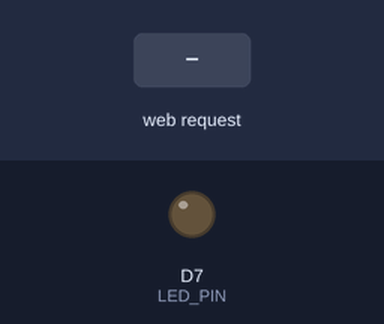
The sketch below on a simulated ESP8266 (NodeMCU). On the bench: output pins drawn as LEDs (lit = HIGH). The inputs (shaded band) are chosen by the test bench. WiFi joins after 1.5 s; servers stay silent unless stated; what the sketch prints to the serial monitor is not drawn.

Above: at 2.7 s.
2.8 s: HTTP request GET /ledon received
At 3.7 s:
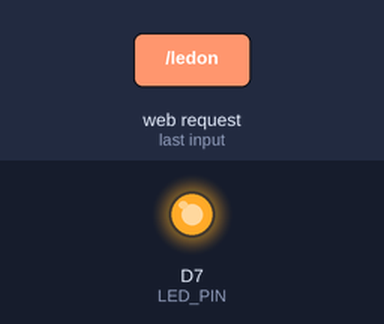
4.3 s: HTTP request GET /ledoff received
At 4.9 s:
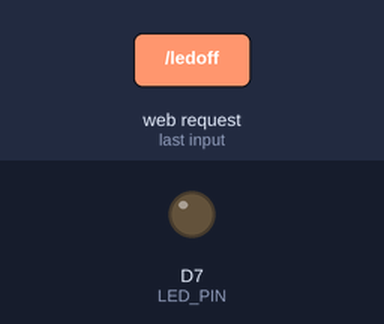
Timing chart, 0 to 7.3 s (numbered marks = the images above; inputs shaded):
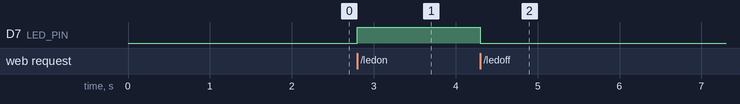

Measured:
- after the input at 2.8 s, D7 (LED_PIN): LOW → HIGH at once
- after the input at 4.3 s, D7 (LED_PIN): HIGH → LOW at once

The sketch:

ESP2866_WebLED_Simple_V01.ino
```cpp
#include <ESP8266WiFi.h>
#include <ESP8266WebServer.h>

//
// ESP8266 Web Server / LED Driver Example : https://learn.sparkfun.com/tutorials/esp8266-thing-hookup-guide/example-sketch-ap-web-server
// Connecting with WPA:  https://www.arduino.cc/en/Tutorial/ConnectWithWPA
//


/////////////////////
// Pin Definitions //
/////////////////////
const int LED_PIN = D7;

int ledState = LOW;


ESP8266WebServer server(80);

//
// Setup WiFi Configuration
//
void setupWiFi()
{
  WiFi.begin("VaporNet","Get49han");

  while (WiFi.status() != WL_CONNECTED) {
    delay(500);
    Serial.print(".");
  }

  Serial.print("Connected! Open http://");
  Serial.print(WiFi.localIP());
  Serial.println(" in your browser");
}

//
// Setup Hardware Configurations
//
void setupHardware()
{
  Serial.begin(115200);
  pinMode(LED_PIN, OUTPUT);
  digitalWrite(LED_PIN, LOW);
}

//
// Setup HTTP Server
//
void setupHttpServer()
{

  server.begin();

  //
  // LED OFF Methods
  //
  server.on("/ledoff", HTTP_GET, []() {
    setLedOff();
  });

  server.on("/ledoff", HTTP_OPTIONS, []() {
    server.sendHeader("access-control-allow-credentials", "false");
    server.sendHeader("access-control-allow-headers", "x-requested-with");
    server.sendHeader("access-control-allow-methods", "GET,OPTIONS");

    server.send(204);
  });

  //
  // LED ON Methods
  //
  server.on("/ledon", HTTP_GET, []() {
    setLedOn();
  });

  server.on("/ledon", HTTP_OPTIONS, []() {
    server.sendHeader("access-control-allow-credentials", "false");
    server.sendHeader("access-control-allow-headers", "x-requested-with");
    server.sendHeader("access-control-allow-methods", "GET,OPTIONS");

    server.send(204);
  });

  //
  // Info Methods
  //
  server.on("/info", HTTP_GET, []() {
    sendInfo();
  });

  server.on("/info", HTTP_OPTIONS, []() {
    server.sendHeader("access-control-allow-credentials", "false");
    server.sendHeader("access-control-allow-headers", "x-requested-with");
    server.sendHeader("access-control-allow-methods", "GET,OPTIONS");

    server.send(204);
  });
}


//
// Main Setup
//
void setup()
{
  setupHardware();
  setupWiFi();
  setupHttpServer();
}


//
// Generates response for LED OFF Request
//
void setLedOff()
{
    ledState = LOW;
    digitalWrite(LED_PIN, ledState);

    String json = "{";
    json += "\"ledstate\":" + String(ledState ? "ON" : "OFF");
    json += "}";

    server.send(200, "text/json", json);
    json = String();
}

//
// Generates response for LED ON Request
//
void setLedOn()
{
    ledState = HIGH;
    digitalWrite(LED_PIN, ledState);

    String json = "{";
    json += "\"ledstate\":" + String(ledState ? "ON" : "OFF");
    json += "}";

    server.send(200, "text/json", json);
    json = String();
}

//
// Generates response for Info Request
//
void sendInfo()
{
    String json = "{";

    json += "\"ssid\":" + String(WiFi.SSID()) + ",";
    json += "\"ip\":" ;
    json += WiFi.localIP().toString();
    json += ",";
    json += "\"mac\":" + String(WiFi.macAddress()) + ",";
    json += "\"ledstate\":" + String(ledState ? "ON" : "OFF");
    json += "}";

    server.send(200, "text/json", json);
    json = String();
}

//
// Main Loop
//
void loop()
{
  server.handleClient();
}
```
